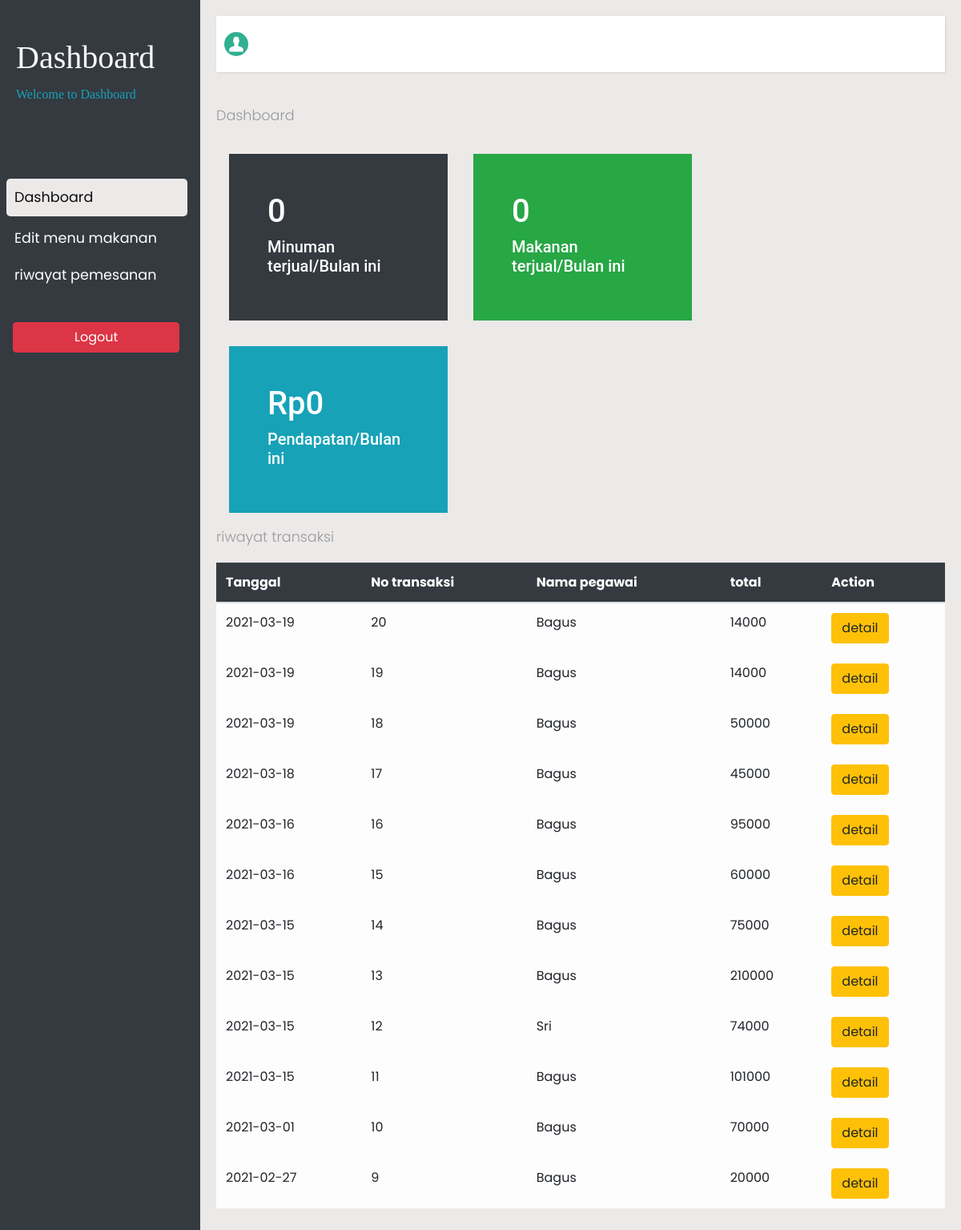
The app's page /admin/index.php with its own data.
### tables this page shows
CREATE TABLE `transaksi` (
  `id_transaksi` int(100) NOT NULL,
  `tanggal` date NOT NULL,
  `id_user` int(100) NOT NULL,
  `total` int(100) NOT NULL
);

CREATE TABLE `user` (
  `id_user` int(100) NOT NULL,
  `nama` varchar(100) NOT NULL,
  `username` varchar(100) NOT NULL,
  `password` varchar(8) NOT NULL,
  `level` int(10) NOT NULL,
  `status` int(11) NOT NULL
);

### config.php (called while the page is built, shortened)
<?php
	class database{
		var $host = "localhost";
		var $username = "root";
		var $password = "";
		var $db = 'pemesanan_makanan';
		var $koneksi = "";
		function __construct(){
			$koneksi = $this->koneksi = mysqli_connect($this->host, $this->username, $this->password, $this->db);
		}
		function getId($tabel,$patokan,$p,$diambil){
			$hasil = mysqli_query($this->koneksi, "select * from $tabel where $patokan = '$p' ");
			$arr = mysqli_fetch_array($hasil);
			return $arr[$diambil];
		}
		function ambildata_riwayat($nama_table,$nama_table2){
			$qry = mysqli_query($this->koneksi,"SELECT $nama_table.*,$nama_table2.* from $nama_table,$nama_table2 where $nama_table.id_user = $nama_table2.id_user order by $nama_table.id_transaksi DESC");
			while($ar = mysqli_fetch_array($qry)){
				$hasil[]=$ar;
			}
			return $hasil;
		}
	}
?>

### admin/index.php (the view, shortened to what this page needs)
<?php
  include ('../config.php');
  $data = new database();
?>
<!DOCTYPE html>
<html lang="en">
<head>
  <link rel="stylesheet" href="fonts/icomoon/style.css">
<link rel="stylesheet" href="../css/owl.carousel.min.css">
<link rel="stylesheet" href="../css/bootstrap.min.css">
<link rel="stylesheet" href="../css/style.css">
<link rel="stylesheet" href="css/style.css">
</head>
<body>
<div class="wrapper">
<nav id="sidebar" class="position-fixed fixed-top fixed-bottom bg-dark">
          <div class="sidebar-header pt-5">
              <h1 class="text-light" style="font-family: cursive;">Dashboard</h1>
              <p class="text-info" style="font-family: cursive;font-size:medium;">Welcome to Dashboard</p>
          </div>
          <ul class="list-unstyled components pl-2 pr-3 ">
              <p></p>
              <li id="activ-pembayaran" class="active mb-1">
                  <a href="index.php" data-toggle="collapse" aria-expanded="false" id="btn-pembayaran ">Dashboard</a>
              </li>
              <li id="activ-riwayat ">
                  <a href="tambah_stok.php" data-toggle="collapse" aria-expanded="false" id="btn-riwayat">Edit menu makanan</a>
              </li>
              <li id="activ-riwayat ">
                  <a href="riwayat.php" data-toggle="collapse" aria-expanded="false" id="btn-riwayat">riwayat pemesanan</a>
              </li>
          </ul>
          <button type="submit" class="btn btn-danger col-md-10 ml-3"><a href="logout.php">Logout</a></button>
</nav>
<div id="content">
    <nav class="navbar">
      <a href="" class="navbar-brand">
          <img src="../images/akun.svg" alt="" width="30" height="30" class="d-inline-block align-top">
          <?php
              $username = $_SESSION['username'];
              $nama = $data->getId('user','username',$username,'nama');
          ?>
      </a>
    </nav>
<div>
  <p><a href="">Dashboard</a></p>
</div>
<div id="dashboard" class="d-flex flex-wrap justify-content-start">
   <div class="bg-dark m-3 p-5 d-flex flex-wrap flex-column" style="width: 30%;color:white" >
     <h1 id="h1">0</h1>
      <h5>Minuman terjual/Bulan ini</h5>
   </div>
   <div class="bg-success p-5 m-3 d-flex flex-wrap flex-column" style="width: 30%;color:white">
      <h1 id="h2">0</h1>
      <h5>Makanan terjual/Bulan ini</h5>
   </div>
   <div class="bg-info p-5 m-3 d-flex flex-wrap" style="width: 30%; color:white">
      <h1 id="h3">Rp0</h1>
      <h5>Pendapatan/Bulan ini</h5>
   </div>
</div>
<div>
  <p>riwayat transaksi</p>
</div>
<table class="table" id="tTransaksi">
  <thead class=" table-dark">
    <th>Tanggal</th>
    <th>No transaksi</th>
    <th>Nama pegawai</th>
    <th>total</th>
    <th>Action</th>
  </thead>
  <tbody class="table-light" id="tbody">
  <?php
    $data_transaksi = $data->ambildata_riwayat('transaksi','user');
    foreach($data_transaksi as $row){
    ?>
        <tr>
          <td><?=$row['tanggal']?></td>
          <td><?=$row['id_transaksi']?></td>
          <td><?=$row['nama']?></td>
          <td><?=$row['total']?></td>
          <td><button id="btn-detail" value="<?=$row['id_transaksi']?>" class="btn btn-warning" >detail</button></td>
        </tr>
    <?php
      }
    ?>
</tbody>
  </table>
</div>
</body>
</html>

### css/style.css (style rules this page uses)
body { font-family: "Roboto", sans-serif; background-color: #f8fafb; }
p { color: #b3b3b3; font-weight: 300; }
h1, h2, h3, h4, h5, h6, .h1, .h2, .h3, .h4, .h5, .h6 { font-family: "Roboto", sans-serif; }
a { -webkit-transition: .3s all ease; -o-transition: .3s all ease; transition: .3s all ease; }

### admin/css/style.css (style rules this page uses)
body { font-family: 'Poppins', sans-serif; background: #ece9e9; }
p { font-family: 'Poppins', sans-serif; font-size: 1.1em; font-weight: 300; line-height: 1.7em; color: #999; }
a, a:hover, a:focus { color: inherit; text-decoration: none; transition: all 0.3s; }
.navbar { padding: 15px 10px; background: #fff; border: none; border-radius: 0; margin-bottom: 40px; box-shadow: 1px 1px 3px rgba(0, 0, 0, 0.1); }
.wrapper { display: flex; width: 100%; align-items: stretch; }
#sidebar { min-width: 250px; max-width: 250px; background: #09d476; color: #fff; transition: all 0.3s; float: left; position: relative; }
#sidebar .sidebar-header { padding: 20px; }
#sidebar ul.components { padding: 20px 0; }
#sidebar ul p { color: #fff; padding: 10px; }
#sidebar ul li a { padding: 10px; font-size: 1.1em; display: block; }
.active { color: rgb(14, 13, 13); background: #ece9e9; border-radius: 5px; }
a[data-toggle="collapse"] { position: relative; }
#content { width: 100%; padding: 20px; min-height: 100vh; transition: all 0.3s; }

### records on screen
transaksi: tanggal "2021-03-19", id_transaksi "20", id_user.nama "Bagus", total "14000"
transaksi: tanggal "2021-03-19", id_transaksi "19", id_user.nama "Bagus", total "14000"
transaksi: tanggal "2021-03-19", id_transaksi "18", id_user.nama "Bagus", total "50000"
transaksi: tanggal "2021-03-18", id_transaksi "17", id_user.nama "Bagus", total "45000"
transaksi: tanggal "2021-03-16", id_transaksi "16", id_user.nama "Bagus", total "95000"
transaksi: tanggal "2021-03-16", id_transaksi "15", id_user.nama "Bagus", total "60000"
transaksi: tanggal "2021-03-15", id_transaksi "14", id_user.nama "Bagus", total "75000"
transaksi: tanggal "2021-03-15", id_transaksi "13", id_user.nama "Bagus", total "210000"
transaksi: tanggal "2021-03-15", id_transaksi "12", id_user.nama "Sri", total "74000"
transaksi: tanggal "2021-03-15", id_transaksi "11", id_user.nama "Bagus", total "101000"
transaksi: tanggal "2021-03-01", id_transaksi "10", id_user.nama "Bagus", total "70000"
transaksi: tanggal "2021-02-27", id_transaksi "9", id_user.nama "Bagus", total "20000"
